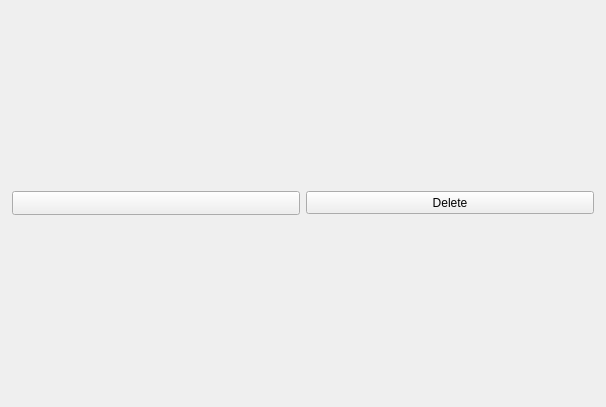
<?xml version="1.0" encoding="UTF-8"?>
<ui version="4.0">
 <class>KeysForm</class>
 <widget class="QWidget" name="KeysForm">
  <property name="geometry">
   <rect>
    <x>0</x>
    <y>0</y>
    <width>606</width>
    <height>407</height>
   </rect>
  </property>
  <property name="windowTitle">
   <string>Form</string>
  </property>
  <layout class="QHBoxLayout" name="horizontalLayout_3">
   <item>
    <layout class="QVBoxLayout" name="verticalLayout">
     <item>
      <layout class="QHBoxLayout" name="horizontalLayout">
       <property name="sizeConstraint">
        <enum>QLayout::SetMinimumSize</enum>
       </property>
       <item>
        <layout class="QHBoxLayout" name="horizontalLayout_2">
         <property name="sizeConstraint">
          <enum>QLayout::SetMinimumSize</enum>
         </property>
         <item>
          <widget class="QPushButton" name="addKeyButton">
           <property name="sizePolicy">
            <sizepolicy hsizetype="Fixed" vsizetype="Fixed">
             <horstretch>0</horstretch>
             <verstretch>0</verstretch>
            </sizepolicy>
           </property>
           <property name="minimumSize">
            <size>
             <width>288</width>
             <height>24</height>
            </size>
           </property>
           <property name="maximumSize">
            <size>
             <width>288</width>
             <height>16777215</height>
            </size>
           </property>
           <property name="toolTip">
            <string>&lt;html&gt;&lt;head/&gt;&lt;body&gt;&lt;p&gt;Create new key&lt;/p&gt;&lt;/body&gt;&lt;/html&gt;</string>
           </property>
           <property name="text">
            <string/>
           </property>
           <property name="icon">
            <iconset resource="galacteek.qrc">
             <normaloff>:/share/icons/key.png</normaloff>:/share/icons/key.png</iconset>
           </property>
          </widget>
         </item>
         <item>
          <widget class="QPushButton" name="deleteKeyButton">
           <property name="sizePolicy">
            <sizepolicy hsizetype="Fixed" vsizetype="Fixed">
             <horstretch>0</horstretch>
             <verstretch>0</verstretch>
            </sizepolicy>
           </property>
           <property name="minimumSize">
            <size>
             <width>288</width>
             <height>23</height>
            </size>
           </property>
           <property name="maximumSize">
            <size>
             <width>288</width>
             <height>23</height>
            </size>
           </property>
           <property name="toolTip">
            <string>&lt;html&gt;&lt;head/&gt;&lt;body&gt;&lt;p&gt;Delete selected key&lt;/p&gt;&lt;/body&gt;&lt;/html&gt;</string>
           </property>
           <property name="text">
            <string>Delete</string>
           </property>
          </widget>
         </item>
        </layout>
       </item>
      </layout>
     </item>
    </layout>
   </item>
  </layout>
 </widget>
 <resources>
  <include location="galacteek.qrc"/>
 </resources>
 <connections/>
</ui>
